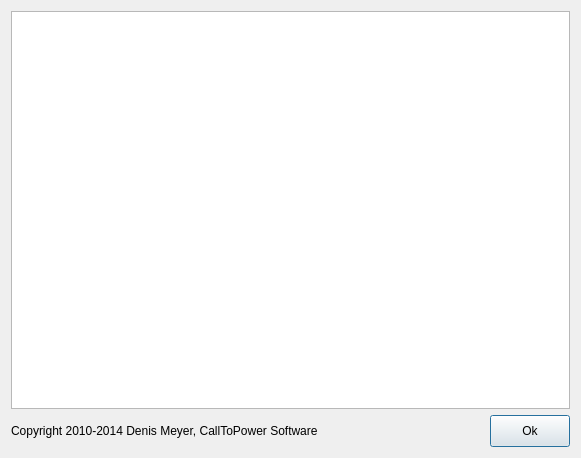
<?xml version="1.0" encoding="UTF-8"?>
<ui version="4.0">
 <class>TextWindow</class>
 <widget class="QDialog" name="TextWindow">
  <property name="enabled">
   <bool>true</bool>
  </property>
  <property name="geometry">
   <rect>
    <x>0</x>
    <y>0</y>
    <width>581</width>
    <height>458</height>
   </rect>
  </property>
  <property name="sizePolicy">
   <sizepolicy hsizetype="Expanding" vsizetype="Expanding">
    <horstretch>0</horstretch>
    <verstretch>0</verstretch>
   </sizepolicy>
  </property>
  <property name="minimumSize">
   <size>
    <width>0</width>
    <height>0</height>
   </size>
  </property>
  <property name="maximumSize">
   <size>
    <width>16777215</width>
    <height>16777215</height>
   </size>
  </property>
  <property name="windowTitle">
   <string>TextWindow</string>
  </property>
  <property name="sizeGripEnabled">
   <bool>false</bool>
  </property>
  <property name="modal">
   <bool>false</bool>
  </property>
  <layout class="QGridLayout" name="gridLayout_2">
   <item row="0" column="0">
    <layout class="QVBoxLayout" name="verticalLayout_2">
     <item>
      <layout class="QGridLayout" name="gridLayout">
       <item row="1" column="0">
        <layout class="QHBoxLayout" name="horizontalLayout">
         <item>
          <widget class="QLabel" name="label">
           <property name="text">
            <string>Copyright 2010-2014 Denis Meyer, CallToPower Software</string>
           </property>
          </widget>
         </item>
         <item>
          <spacer name="horizontalSpacer">
           <property name="orientation">
            <enum>Qt::Horizontal</enum>
           </property>
           <property name="sizeType">
            <enum>QSizePolicy::Expanding</enum>
           </property>
           <property name="sizeHint" stdset="0">
            <size>
             <width>40</width>
             <height>20</height>
            </size>
           </property>
          </spacer>
         </item>
         <item>
          <widget class="QPushButton" name="pushButton">
           <property name="enabled">
            <bool>true</bool>
           </property>
           <property name="sizePolicy">
            <sizepolicy hsizetype="Fixed" vsizetype="Ignored">
             <horstretch>0</horstretch>
             <verstretch>0</verstretch>
            </sizepolicy>
           </property>
           <property name="minimumSize">
            <size>
             <width>60</width>
             <height>32</height>
            </size>
           </property>
           <property name="text">
            <string>Ok</string>
           </property>
           <property name="shortcut">
            <string>Return</string>
           </property>
           <property name="default">
            <bool>true</bool>
           </property>
           <property name="flat">
            <bool>false</bool>
           </property>
          </widget>
         </item>
        </layout>
       </item>
       <item row="0" column="0">
        <widget class="QTextEdit" name="textEdit">
         <property name="enabled">
          <bool>true</bool>
         </property>
         <property name="cursor" stdset="0">
          <cursorShape>PointingHandCursor</cursorShape>
         </property>
         <property name="frameShadow">
          <enum>QFrame::Sunken</enum>
         </property>
         <property name="readOnly">
          <bool>true</bool>
         </property>
         <property name="html">
          <string notr="true">&lt;!DOCTYPE HTML PUBLIC &quot;-//W3C//DTD HTML 4.0//EN&quot; &quot;http://www.w3.org/TR/REC-html40/strict.dtd&quot;&gt;
&lt;html&gt;&lt;head&gt;&lt;meta name=&quot;qrichtext&quot; content=&quot;1&quot; /&gt;&lt;style type=&quot;text/css&quot;&gt;
p, li { white-space: pre-wrap; }
&lt;/style&gt;&lt;/head&gt;&lt;body style=&quot; font-family:'.Lucida Grande UI'; font-size:13pt; font-weight:400; font-style:normal;&quot;&gt;
&lt;p style=&quot;-qt-paragraph-type:empty; margin-top:0px; margin-bottom:0px; margin-left:0px; margin-right:0px; -qt-block-indent:0; text-indent:0px; font-family:'Lucida Grande';&quot;&gt;&lt;br /&gt;&lt;/p&gt;&lt;/body&gt;&lt;/html&gt;</string>
         </property>
         <property name="acceptRichText">
          <bool>false</bool>
         </property>
         <property name="textInteractionFlags">
          <set>Qt::TextSelectableByMouse</set>
         </property>
        </widget>
       </item>
      </layout>
     </item>
    </layout>
   </item>
  </layout>
 </widget>
 <resources/>
 <connections/>
</ui>
